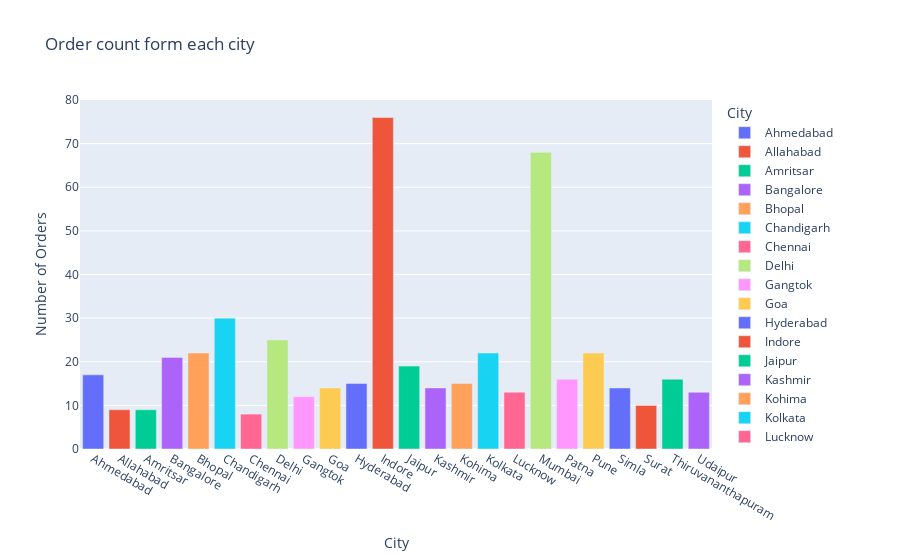

The cell this chart's notebook holds for it:
### Markdown cell above
## Line plot : Number of order from each city

### Code cell
sr_city = df_list_order.groupby('City').size().reset_index()
sr_city.columns = ['City','Count']

px.bar(sr_city, x='City', y='Count', color='City', title='Order count form each city', 
       labels={ 'City':'City', 'Count':'Number of Orders' })

### Figure 1 — Plotly figure (JSON) as saved in the notebook; plotly's stock layout.template omitted (floating-point values rounded to 4 significant figures)
{"data": [{"alignmentgroup": "True", "hovertemplate": "City=%{x}<br>Number of Orders=%{y}<extra></extra>", "legendgroup": "Ahmedabad", "marker": {"color": "#636efa"}, "name": "Ahmedabad", "offsetgroup": "Ahmedabad", "orientation": "v", "showlegend": true, "textposition": "auto", "type": "bar", "x": ["Ahmedabad"], "xaxis": "x", "y": [17], "yaxis": "y"}, {"alignmentgroup": "True", "hovertemplate": "City=%{x}<br>Number of Orders=%{y}<extra></extra>", "legendgroup": "Allahabad", "marker": {"color": "#EF553B"}, "name": "Allahabad", "offsetgroup": "Allahabad", "orientation": "v", "showlegend": true, "textposition": "auto", "type": "bar", "x": ["Allahabad"], "xaxis": "x", "y": [9], "yaxis": "y"}, {"alignmentgroup": "True", "hovertemplate": "City=%{x}<br>Number of Orders=%{y}<extra></extra>", "legendgroup": "Amritsar", "marker": {"color": "#00cc96"}, "name": "Amritsar", "offsetgroup": "Amritsar", "orientation": "v", "showlegend": true, "textposition": "auto", "type": "bar", "x": ["Amritsar"], "xaxis": "x", "y": [9], "yaxis": "y"}, {"alignmentgroup": "True", "hovertemplate": "City=%{x}<br>Number of Orders=%{y}<extra></extra>", "legendgroup": "Bangalore", "marker": {"color": "#ab63fa"}, "name": "Bangalore", "offsetgroup": "Bangalore", "orientation": "v", "showlegend": true, "textposition": "auto", "type": "bar", "x": ["Bangalore"], "xaxis": "x", "y": [21], "yaxis": "y"}, {"alignmentgroup": "True", "hovertemplate": "City=%{x}<br>Number of Orders=%{y}<extra></extra>", "legendgroup": "Bhopal", "marker": {"color": "#FFA15A"}, "name": "Bhopal", "offsetgroup": "Bhopal", "orientation": "v", "showlegend": true, "textposition": "auto", "type": "bar", "x": ["Bhopal"], "xaxis": "x", "y": [22], "yaxis": "y"}, {"alignmentgroup": "True", "hovertemplate": "City=%{x}<br>Number of Orders=%{y}<extra></extra>", "legendgroup": "Chandigarh", "marker": {"color": "#19d3f3"}, "name": "Chandigarh", "offsetgroup": "Chandigarh", "orientation": "v", "showlegend": true, "textposition": "auto", "type": "bar", "x": ["Chandigarh"], "xaxis": "x", "y": [30], "yaxis": "y"}, {"alignmentgroup": "True", "hovertemplate": "City=%{x}<br>Number of Orders=%{y}<extra></extra>", "legendgroup": "Chennai", "marker": {"color": "#FF6692"}, "name": "Chennai", "offsetgroup": "Chennai", "orientation": "v", "showlegend": true, "textposition": "auto", "type": "bar", "x": ["Chennai"], "xaxis": "x", "y": [8], "yaxis": "y"}, {"alignmentgroup": "True", "hovertemplate": "City=%{x}<br>Number of Orders=%{y}<extra></extra>", "legendgroup": "Delhi", "marker": {"color": "#B6E880"}, "name": "Delhi", "offsetgroup": "Delhi", "orientation": "v", "showlegend": true, "textposition": "auto", "type": "bar", "x": ["Delhi"], "xaxis": "x", "y": [25], "yaxis": "y"}, {"alignmentgroup": "True", "hovertemplate": "City=%{x}<br>Number of Orders=%{y}<extra></extra>", "legendgroup": "Gangtok", "marker": {"color": "#FF97FF"}, "name": "Gangtok", "offsetgroup": "Gangtok", "orientation": "v", "showlegend": true, "textposition": "auto", "type": "bar", "x": ["Gangtok"], "xaxis": "x", "y": [12], "yaxis": "y"}, {"alignmentgroup": "True", "hovertemplate": "City=%{x}<br>Number of Orders=%{y}<extra></extra>", "legendgroup": "Goa", "marker": {"color": "#FECB52"}, "name": "Goa", "offsetgroup": "Goa", "orientation": "v", "showlegend": true, "textposition": "auto", "type": "bar", "x": ["Goa"], "xaxis": "x", "y": [14], "yaxis": "y"}, {"alignmentgroup": "True", "hovertemplate": "City=%{x}<br>Number of Orders=%{y}<extra></extra>", "legendgroup": "Hyderabad", "marker": {"color": "#636efa"}, "name": "Hyderabad", "offsetgroup": "Hyderabad", "orientation": "v", "showlegend": true, "textposition": "auto", "type": "bar", "x": ["Hyderabad"], "xaxis": "x", "y": [15], "yaxis": "y"}, {"alignmentgroup": "True", "hovertemplate": "City=%{x}<br>Number of Orders=%{y}<extra></extra>", "legendgroup": "Indore", "marker": {"color": "#EF553B"}, "name": "Indore", "offsetgroup": "Indore", "orientation": "v", "showlegend": true, "textposition": "auto", "type": "bar", "x": ["Indore"], "xaxis": "x", "y": [76], "yaxis": "y"}, {"alignmentgroup": "True", "hovertemplate": "City=%{x}<br>Number of Orders=%{y}<extra></extra>", "legendgroup": "Jaipur", "marker": {"color": "#00cc96"}, "name": "Jaipur", "offsetgroup": "Jaipur", "orientation": "v", "showlegend": true, "textposition": "auto", "type": "bar", "x": ["Jaipur"], "xaxis": "x", "y": [19], "yaxis": "y"}, {"alignmentgroup": "True", "hovertemplate": "City=%{x}<br>Number of Orders=%{y}<extra></extra>", "legendgroup": "Kashmir", "marker": {"color": "#ab63fa"}, "name": "Kashmir", "offsetgroup": "Kashmir", "orientation": "v", "showlegend": true, "textposition": "auto", "type": "bar", "x": ["Kashmir"], "xaxis": "x", "y": [14], "yaxis": "y"}, {"alignmentgroup": "True", "hovertemplate": "City=%{x}<br>Number of Orders=%{y}<extra></extra>", "legendgroup": "Kohima", "marker": {"color": "#FFA15A"}, "name": "Kohima", "offsetgroup": "Kohima", "orientation": "v", "showlegend": true, "textposition": "auto", "type": "bar", "x": ["Kohima"], "xaxis": "x", "y": [15], "yaxis": "y"}, {"alignmentgroup": "True", "hovertemplate": "City=%{x}<br>Number of Orders=%{y}<extra></extra>", "legendgroup": "Kolkata", "marker": {"color": "#19d3f3"}, "name": "Kolkata", "offsetgroup": "Kolkata", "orientation": "v", "showlegend": true, "textposition": "auto", "type": "bar", "x": ["Kolkata"], "xaxis": "x", "y": [22], "yaxis": "y"}, {"alignmentgroup": "True", "hovertemplate": "City=%{x}<br>Number of Orders=%{y}<extra></extra>", "legendgroup": "Lucknow", "marker": {"color": "#FF6692"}, "name": "Lucknow", "offsetgroup": "Lucknow", "orientation": "v", "showlegend": true, "textposition": "auto", "type": "bar", "x": ["Lucknow"], "xaxis": "x", "y": [13], "yaxis": "y"}, {"alignmentgroup": "True", "hovertemplate": "City=%{x}<br>Number of Orders=%{y}<extra></extra>", "legendgroup": "Mumbai", "marker": {"color": "#B6E880"}, "name": "Mumbai", "offsetgroup": "Mumbai", "orientation": "v", "showlegend": true, "textposition": "auto", "type": "bar", "x": ["Mumbai"], "xaxis": "x", "y": [68], "yaxis": "y"}, {"alignmentgroup": "True", "hovertemplate": "City=%{x}<br>Number of Orders=%{y}<extra></extra>", "legendgroup": "Patna", "marker": {"color": "#FF97FF"}, "name": "Patna", "offsetgroup": "Patna", "orientation": "v", "showlegend": true, "textposition": "auto", "type": "bar", "x": ["Patna"], "xaxis": "x", "y": [16], "yaxis": "y"}, {"alignmentgroup": "True", "hovertemplate": "City=%{x}<br>Number of Orders=%{y}<extra></extra>", "legendgroup": "Pune", "marker": {"color": "#FECB52"}, "name": "Pune", "offsetgroup": "Pune", "orientation": "v", "showlegend": true, "textposition": "auto", "type": "bar", "x": ["Pune"], "xaxis": "x", "y": [22], "yaxis": "y"}, {"alignmentgroup": "True", "hovertemplate": "City=%{x}<br>Number of Orders=%{y}<extra></extra>", "legendgroup": "Simla", "marker": {"color": "#636efa"}, "name": "Simla", "offsetgroup": "Simla", "orientation": "v", "showlegend": true, "textposition": "auto", "type": "bar", "x": ["Simla"], "xaxis": "x", "y": [14], "yaxis": "y"}, {"alignmentgroup": "True", "hovertemplate": "City=%{x}<br>Number of Orders=%{y}<extra></extra>", "legendgroup": "Surat", "marker": {"color": "#EF553B"}, "name": "Surat", "offsetgroup": "Surat", "orientation": "v", "showlegend": true, "textposition": "auto", "type": "bar", "x": ["Surat"], "xaxis": "x", "y": [10], "yaxis": "y"}, {"alignmentgroup": "True", "hovertemplate": "City=%{x}<br>Number of Orders=%{y}<extra></extra>", "legendgroup": "Thiruvananthapuram", "marker": {"color": "#00cc96"}, "name": "Thiruvananthapuram", "offsetgroup": "Thiruvananthapuram", "orientation": "v", "showlegend": true, "textposition": "auto", "type": "bar", "x": ["Thiruvananthapuram"], "xaxis": "x", "y": [16], "yaxis": "y"}, {"alignmentgroup": "True", "hovertemplate": "City=%{x}<br>Number of Orders=%{y}<extra></extra>", "legendgroup": "Udaipur", "marker": {"color": "#ab63fa"}, "name": "Udaipur", "offsetgroup": "Udaipur", "orientation": "v", "showlegend": true, "textposition": "auto", "type": "bar", "x": ["Udaipur"], "xaxis": "x", "y": [13], "yaxis": "y"}], "layout": {"barmode": "relative", "legend": {"title": {"text": "City"}, "tracegroupgap": 0}, "title": {"text": "Order count form each city"}, "xaxis": {"anchor": "y", "categoryarray": ["Ahmedabad", "Allahabad", "Amritsar", "Bangalore", "Bhopal", "Chandigarh", "Chennai", "Delhi", "Gangtok", "Goa", "Hyderabad", "Indore", "Jaipur", "Kashmir", "Kohima", "Kolkata", "Lucknow", "Mumbai", "Patna", "Pune", "Simla", "Surat", "Thiruvananthapuram", "Udaipur"], "categoryorder": "array", "domain": [0, 1], "title": {"text": "City"}}, "yaxis": {"anchor": "x", "domain": [0, 1], "title": {"text": "Number of Orders"}}}}
